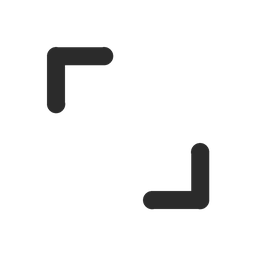
#> input picture assets/png/sizely-symbolic-dark.png, 256 x 256 px
$ python make_spice_screenshot.py ../assets/png/sizely-symbolic-dark.png ../assets/png/sizely-symbolic-dark.png ../assets/png/sizely-symbolic-dark.png
#> lines starting #> are read from the running program, lines starting #| are printed output that depends on the picture
#!/usr/bin/env python3

import sys
from PIL import Image

WIDTH, HEIGHT = 1280, 720
BG = (46, 52, 64)
PAD = 32
GAP = 28


def compose(menu_path, settings_path, out_path):
#> called with menu_path = '../assets/png/sizely-symbolic-dark.png', settings_path = '../assets/png/sizely-symbolic-dark.png', out_path = '../assets/png/sizely-symbolic-dark.png'
    menu = Image.open(menu_path).convert("RGBA")
#> menu is the input picture: PIL image 256x256 RGBA; mean R, G, B, A 3, 3, 3, 15.4
    settings = Image.open(settings_path).convert("RGBA")

    inner_h = HEIGHT - 2 * PAD
    menu_w = int(menu.width * inner_h / menu.height)
#> menu_w = 656
    if menu_w > WIDTH * 0.34:
        menu_w = int(WIDTH * 0.34)
        inner_menu_h = int(menu.height * menu_w / menu.width)
#> inner_menu_h = 435
    else:
        inner_menu_h = inner_h
    menu = menu.resize((menu_w, inner_menu_h), Image.LANCZOS)
#> menu: PIL image 435x435 RGBA

    settings_w = WIDTH - 2 * PAD - GAP - menu_w
    settings_h = int(settings.height * settings_w / settings.width)
#> settings_h = 753
    if settings_h > inner_h:
        settings_h = inner_h
        settings_w = int(settings.width * settings_h / settings.height)
#> settings_w = 656
    settings = settings.resize((settings_w, settings_h), Image.LANCZOS)

    canvas = Image.new("RGB", (WIDTH, HEIGHT), BG)
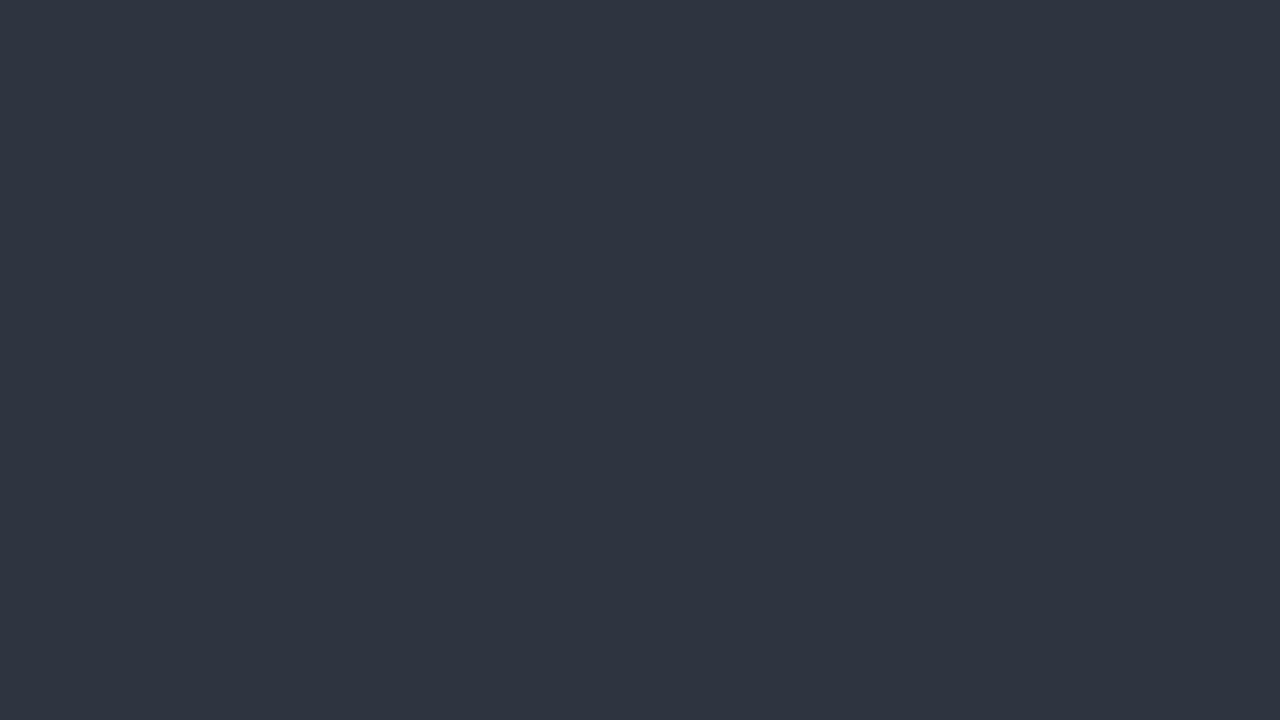
#> canvas: PIL image 1280x720 RGB; mean R, G, B 46, 52, 64
    canvas.paste(menu, (PAD, (HEIGHT - menu.height) // 2), menu)
    canvas.paste(settings, (WIDTH - PAD - settings.width, (HEIGHT - settings.height) // 2), settings)
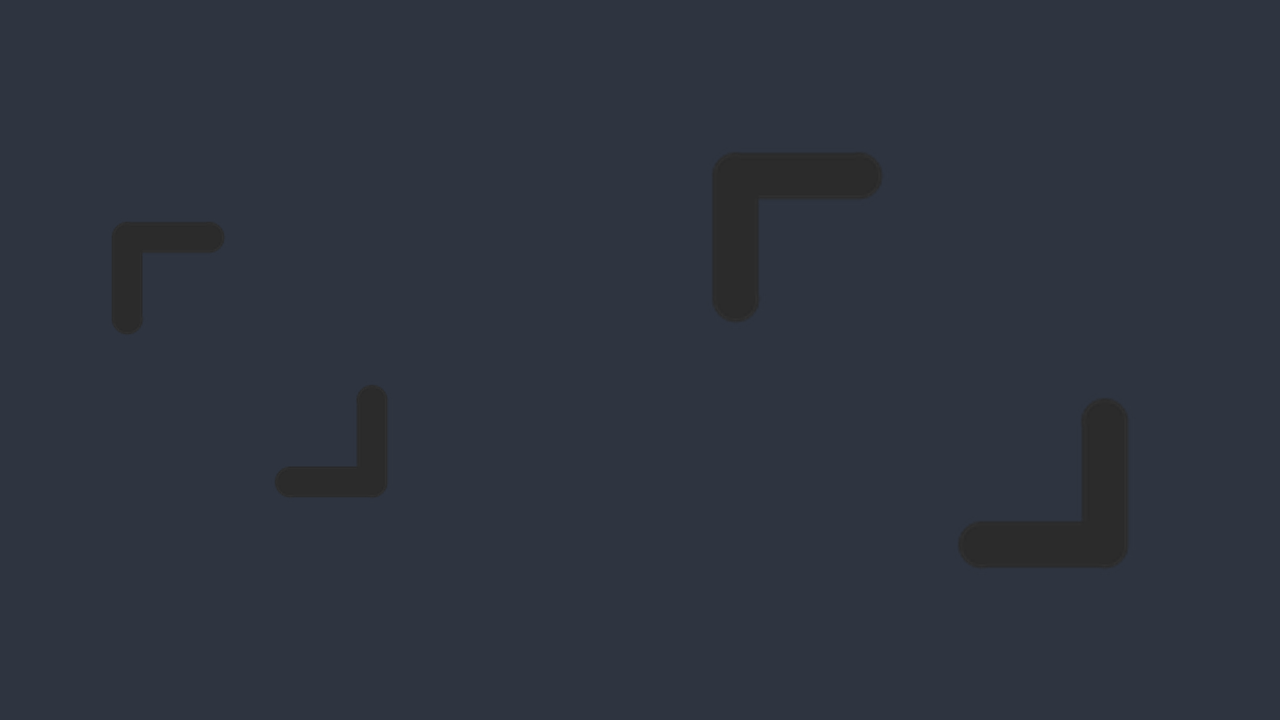
#> canvas: PIL image 1280x720 RGB; mean R, G, B 45.9, 51.6, 63.2
    canvas.save(out_path, optimize=True)
    print("%s: %d x %d" % (out_path, WIDTH, HEIGHT))


if __name__ == "__main__":
    compose(sys.argv[1], sys.argv[2], sys.argv[3])
